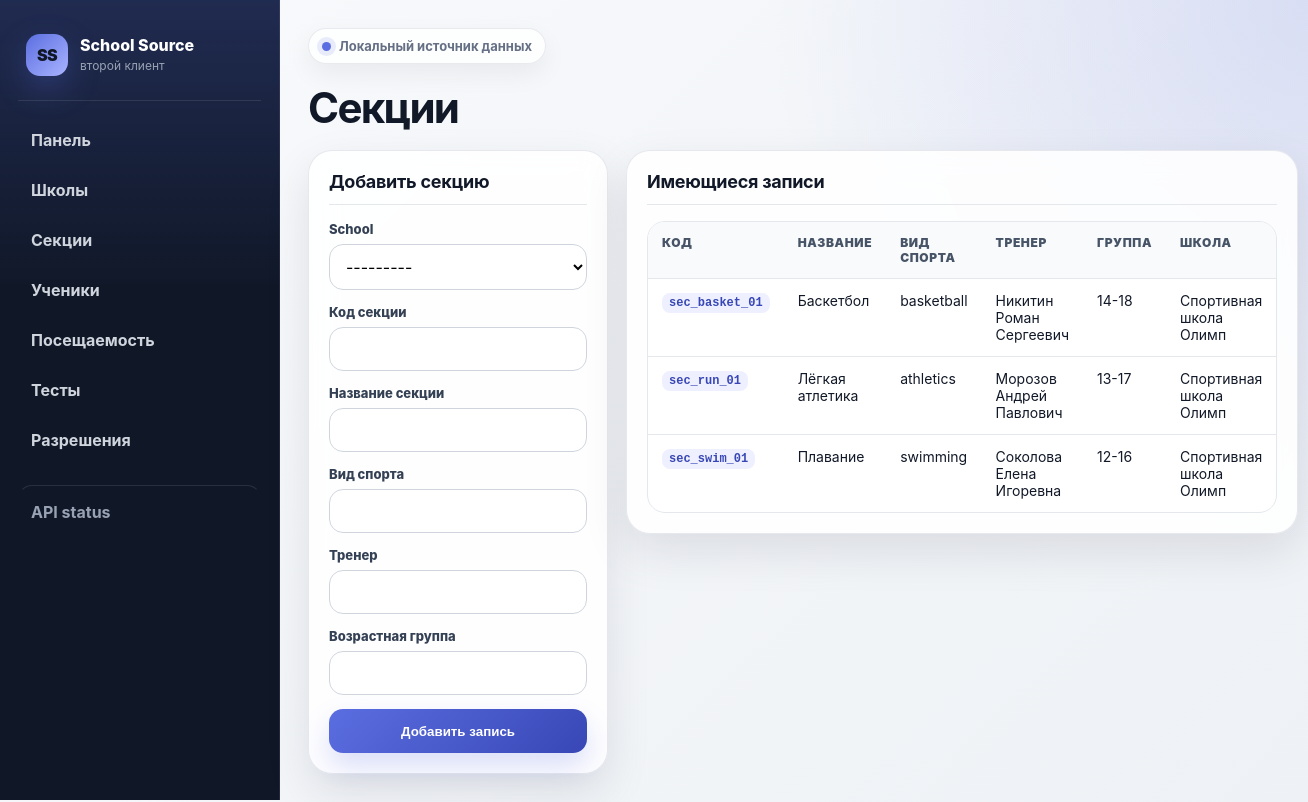
The page /sections/ on the database its author committed.
### school_source/models.py (models this page shows, shortened)
class Section(models.Model):
    school = models.ForeignKey(School, on_delete=models.CASCADE, related_name="sections")
    code = models.CharField("Код секции", max_length=64, unique=True)
    name = models.CharField("Название секции", max_length=255)
    sport_type = models.CharField("Вид спорта", max_length=120)
    coach_name = models.CharField("Тренер", max_length=255)
    age_group = models.CharField("Возрастная группа", max_length=80, blank=True)

class School(models.Model):
    name = models.CharField("Название", max_length=255)
    organization_type = models.CharField("Тип организации", max_length=80, default="sports_school")
    city = models.CharField("Город", max_length=120, blank=True)
    address = models.CharField("Адрес", max_length=255, blank=True)
    def __str__(self):
        return self.name

### school_source/views.py (the view)
# urls.py: path("sections/", views.sections_page, name="sections_page"),
def sections_page(request):
    sections_qs = Section.objects.select_related("school").order_by("name")
    return _save_form_or_render(
        request,
        SectionForm,
        "school_source/sections.html",
        {"sections": sections_qs},
    )

### school_source/forms.py
class SectionForm(BaseStyledModelForm):
    class Meta:
        model = Section
        fields = ["school", "code", "name", "sport_type", "coach_name", "age_group"]

### school_source/views.py (called while the page is built)
def _save_form_or_render(request, form_class, template_name, context):
    if request.method == "POST":
        form = form_class(request.POST)
        if form.is_valid():
            form.save()
            messages.success(request, "Запись успешно добавлена.")
            return redirect(request.path)
        messages.error(request, "Проверьте заполнение формы.")
    else:
        form = form_class()
    context["form"] = form
    return render(request, template_name, context)

### school_source/templates/school_source/sections.html (shortened to what this page needs)
{% extends "school_source/base.html" %}
{% block content %}
<h1>Секции</h1>
<div class="layout">
    <section class="card">
        <h2>Добавить секцию</h2>
        {% include "school_source/_form.html" %}
    </section>
    <section class="card">
        <h2>Имеющиеся записи</h2>
        <div class="table-wrap">
            <table>
                <tr>
                    <th>Код</th>
                    <th>Название</th>
                    <th>Вид спорта</th>
                    <th>Тренер</th>
                    <th>Группа</th>
                    <th>Школа</th>
                </tr>
                {% for section in sections %}
                    <tr>
                        <td><code>{{ section.code }}</code></td>
                        <td>{{ section.name }}</td>
                        <td>{{ section.sport_type }}</td>
                        <td>{{ section.coach_name }}</td>
                        <td>{{ section.age_group|default:"—" }}</td>
                        <td>{{ section.school.name }}</td>
                    </tr>
                {% empty %}
                    <tr><td colspan="6">Записей пока нет.</td></tr>
                {% endfor %}
            </table>
        </div>
    </section>
</div>
{% endblock %}

### school_source/templates/school_source/base.html (style rules this page uses)
:root { --page: #eef1f5; --panel: #101828; --panel-soft: #1d2939; --surface: #ffffff; --surface-2: #f8fafc; --text: #111827; --muted: #667085; --line: #e4e7ec; --accent: #5b6ee1; --accent-2: #3847b5; --danger: #d92d20; --success: #039855; --shadow: 0 18px 45px rgba(16, 24, 40, 0.10); }
* { box-sizing: border-box; }
body { margin: 0; min-height: 100vh; font-family: Inter, "Segoe UI", Arial, sans-serif; color: var(--text); background: radial-gradient(circle at top right, rgba(91, 110, 225, 0.17), transparent 34rem), linear-gradient(135deg, #f8fafc 0%, var(--page) 100%); }
h1 { margin: 0 0 20px; font-size: clamp(28px, 4vw, 42px); line-height: 1.05; letter-spacing: -0.04em; }
h2 { margin: 0 0 16px; font-size: 18px; letter-spacing: -0.015em; }
.card { background: rgba(255, 255, 255, 0.88); backdrop-filter: blur(14px); border: 1px solid rgba(228, 231, 236, 0.92); border-radius: 24px; padding: 20px; box-shadow: var(--shadow); margin-bottom: 18px; }
.card h2 { padding-bottom: 12px; border-bottom: 1px solid var(--line); }
.layout { display: grid; grid-template-columns: minmax(300px, 410px) 1fr; gap: 18px; align-items: start; }
.table-wrap { overflow-x: auto; border: 1px solid var(--line); border-radius: 18px; background: var(--surface); }
table { width: 100%; border-collapse: separate; border-spacing: 0; font-size: 14px; }
th, td { border-bottom: 1px solid var(--line); padding: 13px 14px; text-align: left; vertical-align: top; }
tr:last-child td { border-bottom: 0; }
th { color: #475467; font-size: 12px; font-weight: 900; text-transform: uppercase; letter-spacing: 0.05em; background: #f9fafb; }
.form-control, .form-select { width: 100%; min-height: 42px; border: 1px solid #d0d5dd; border-radius: 14px; padding: 11px 12px; font: inherit; background: #ffffff; outline: none; transition: 0.15s ease; }
code { background: #eef0ff; color: #3847b5; padding: 3px 7px; border-radius: 8px; font-size: 12px; font-weight: 800; }

### rows shown on the page
Section: code "sec_basket_01", name "Баскетбол", sport_type "basketball", coach_name "Никитин Роман Сергеевич", age_group "14-18", school.name "Спортивная школа Олимп"
Section: code "sec_run_01", name "Лёгкая атлетика", sport_type "athletics", coach_name "Морозов Андрей Павлович", age_group "13-17", school.name "Спортивная школа Олимп"
Section: code "sec_swim_01", name "Плавание", sport_type "swimming", coach_name "Соколова Елена Игоревна", age_group "12-16", school.name "Спортивная школа Олимп"

### other values the page prints
{{ field.label }} "School" "Код секции" "Название секции" "Вид спорта" "Тренер" "Возрастная группа"
